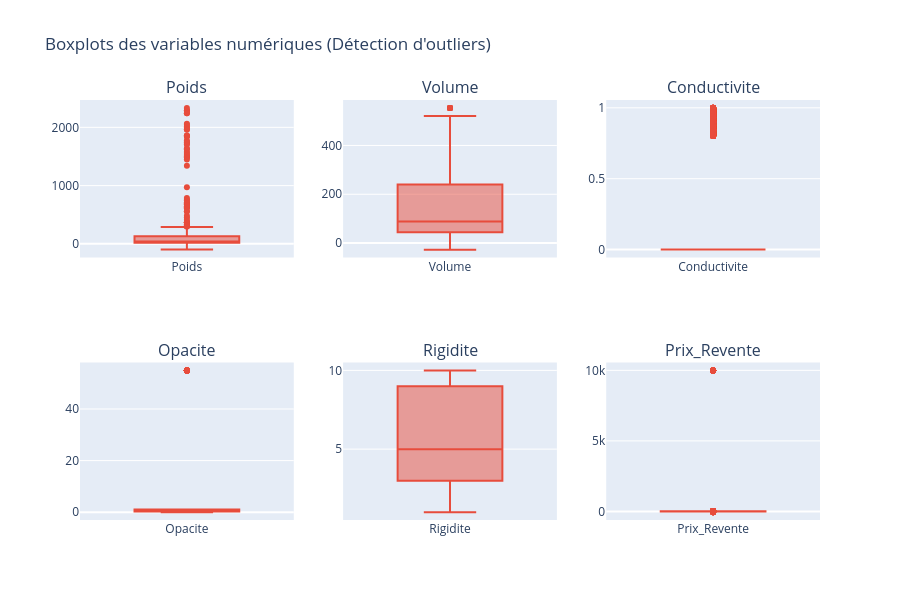

Notebook cell for this chart:
### Markdown cell above
## Détection des Outliers
L'utilisation de diagrammes en boîte (boxplots) nous permet d'identifier visuellement la présence de valeurs atypiques (outliers) ou de codes d'erreur (comme un opacité de 55.0 hors norme) avant tout nettoyage.

### Code cell
fig_box = make_subplots(rows=2, cols=3, subplot_titles=NUMERIC)
for i, col in enumerate(NUMERIC):
    r, c = divmod(i, 3)
    fig_box.add_trace(
        go.Box(y=df[col].dropna(), name=col, marker_color="#e74c3c", showlegend=False),
        row=r+1, col=c+1
    )
fig_box.update_layout(title_text="Boxplots des variables numériques (Détection d'outliers)", height=600)
fig_box.show()

### Figure 1 — Plotly figure (JSON) as saved in the notebook; plotly's stock layout.template omitted (floating-point values rounded to 4 significant figures; data arrays with more than 128 entries replaced by an {"elided": "..."} marker saying what was removed)
{"data": [{"marker": {"color": "#e74c3c"}, "name": "Poids", "showlegend": false, "type": "box", "xaxis": "x", "y": {"elided": "9471 float values"}, "yaxis": "y"}, {"marker": {"color": "#e74c3c"}, "name": "Volume", "showlegend": false, "type": "box", "xaxis": "x2", "y": {"elided": "9960 float values"}, "yaxis": "y2"}, {"marker": {"color": "#e74c3c"}, "name": "Conductivite", "showlegend": false, "type": "box", "xaxis": "x3", "y": {"elided": "9483 float values"}, "yaxis": "y3"}, {"marker": {"color": "#e74c3c"}, "name": "Opacite", "showlegend": false, "type": "box", "xaxis": "x4", "y": {"elided": "9465 float values"}, "yaxis": "y4"}, {"marker": {"color": "#e74c3c"}, "name": "Rigidite", "showlegend": false, "type": "box", "xaxis": "x5", "y": {"elided": "9942 float values"}, "yaxis": "y5"}, {"marker": {"color": "#e74c3c"}, "name": "Prix_Revente", "showlegend": false, "type": "box", "xaxis": "x6", "y": {"elided": "9964 float values"}, "yaxis": "y6"}], "layout": {"annotations": [{"font": {"size": 16}, "showarrow": false, "text": "Poids", "x": 0.1444, "xanchor": "center", "xref": "paper", "y": 1, "yanchor": "bottom", "yref": "paper"}, {"font": {"size": 16}, "showarrow": false, "text": "Volume", "x": 0.5, "xanchor": "center", "xref": "paper", "y": 1, "yanchor": "bottom", "yref": "paper"}, {"font": {"size": 16}, "showarrow": false, "text": "Conductivite", "x": 0.8556, "xanchor": "center", "xref": "paper", "y": 1, "yanchor": "bottom", "yref": "paper"}, {"font": {"size": 16}, "showarrow": false, "text": "Opacite", "x": 0.1444, "xanchor": "center", "xref": "paper", "y": 0.375, "yanchor": "bottom", "yref": "paper"}, {"font": {"size": 16}, "showarrow": false, "text": "Rigidite", "x": 0.5, "xanchor": "center", "xref": "paper", "y": 0.375, "yanchor": "bottom", "yref": "paper"}, {"font": {"size": 16}, "showarrow": false, "text": "Prix_Revente", "x": 0.8556, "xanchor": "center", "xref": "paper", "y": 0.375, "yanchor": "bottom", "yref": "paper"}], "height": 600, "title": {"text": "Boxplots des variables numériques (Détection d'outliers)"}, "xaxis": {"anchor": "y", "domain": [0, 0.2889]}, "xaxis2": {"anchor": "y2", "domain": [0.3556, 0.6444]}, "xaxis3": {"anchor": "y3", "domain": [0.7111, 1]}, "xaxis4": {"anchor": "y4", "domain": [0, 0.2889]}, "xaxis5": {"anchor": "y5", "domain": [0.3556, 0.6444]}, "xaxis6": {"anchor": "y6", "domain": [0.7111, 1]}, "yaxis": {"anchor": "x", "domain": [0.625, 1]}, "yaxis2": {"anchor": "x2", "domain": [0.625, 1]}, "yaxis3": {"anchor": "x3", "domain": [0.625, 1]}, "yaxis4": {"anchor": "x4", "domain": [0, 0.375]}, "yaxis5": {"anchor": "x5", "domain": [0, 0.375]}, "yaxis6": {"anchor": "x6", "domain": [0, 0.375]}}}
